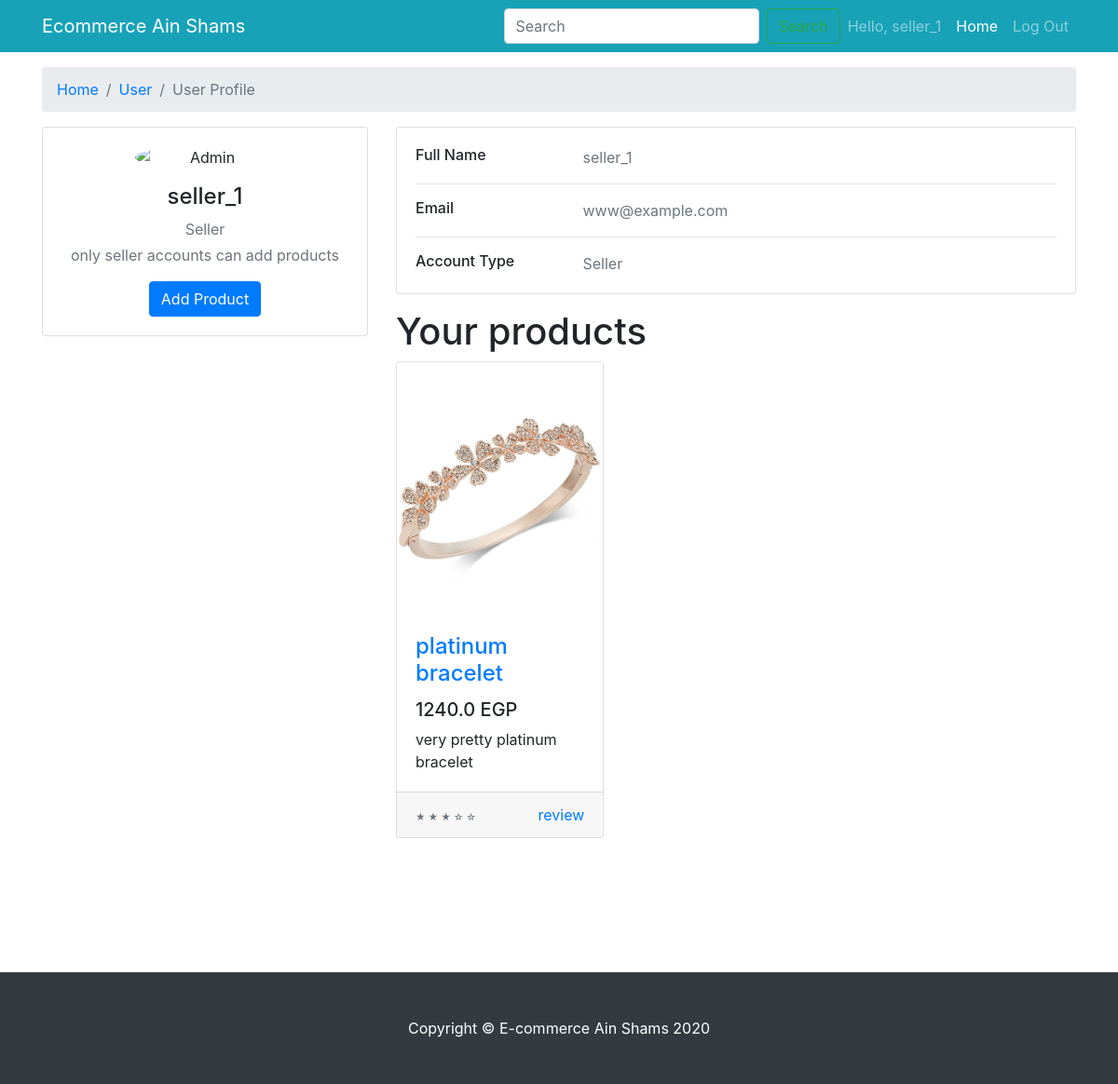
Screenshot of /profile (signed in) with the database file from the repository.
### home/models.py (models this page shows, shortened)
class Product (models.Model):
    CATEGORY=(
        ('clothes','clothes'),
        ('shoes','shoes'),
        ('watches','watches'),
        ('laptops','laptops'),
        ('mobile phones','mobile phones'),
        ('headphones/headsets','headphones/headsets'),
        ('perfumes/deodrants','perfumes/deodrants'),
        ('accessories','accessories'),
        ('kid toys','kid toys'),
    )
    name = models.CharField(max_length=200,null=True)
    slug = models.SlugField(unique=True)
    description = models.TextField()
    price = models.FloatField()
    image = models.ImageField(null=True,blank=True)
    category = models.CharField(max_length=64,choices=CATEGORY,null=True)
    seller = models.ForeignKey(User, related_name='seller',null=True,on_delete=models.CASCADE)
    amount = models.IntegerField(null=True,blank=True)
    class Meta:
        unique_together = ('name','slug')
    def get_rating(self):
        total = sum(int(review['stars']) for review in self.reviews.values())
        if self.reviews.count() > 0:
            return total / self.reviews.count()
        else:
            return 0

### home/views.py (the view)
# urls.py: path('profile',views.user_profile, name = 'profile'),
def user_profile(request):
    seller_products = Product.objects.filter(seller=request.user)
    context = {
        'items' : seller_products
    }
    return render(request, 'profile/profile.html', context)

### home/templates/profile/profile.html (shortened to what this page needs)
{% extends 'home/template.html' %}
{% load static %}
{%block content%}
<br><br><br>
<div class="container">
    <div class="main-body">
          <nav aria-label="breadcrumb" class="main-breadcrumb">
            <ol class="breadcrumb">
              <li class="breadcrumb-item"><a href="{% url 'home' %}">Home</a></li>
              <li class="breadcrumb-item"><a href="javascript:void(0)">User</a></li>
              <li class="breadcrumb-item active" aria-current="page">User Profile</li>
            </ol>
          </nav>
          <div class="row gutters-sm">
            <div class="col-md-4 mb-3">
              <div class="card">
                <div class="card-body">
                  <div class="d-flex flex-column align-items-center text-center">
                    <img src="https://bootdey.com/img/Content/avatar/avatar7.png" alt="Admin" class="rounded-circle" width="150">
                    <div class="mt-3">
                      <h4>{{ request.user.username }}</h4>
                      <p class="text-secondary mb-1">
                        {% if request.user.is_staff %}
                        Seller
                        {% endif %}
                        </p>
                      <p class="text-muted font-size-sm">only seller accounts can add products</p>
                    </div>
                  </div>
                  {% if request.user.is_staff %}
                  <div class="d-flex flex-column align-items-center text-center"><button type="button" class="btn btn-primary" data-toggle="modal" data-target="#exampleModal" >Add Product</button></div>
                  {% endif %}
                </div>
              </div>
            </div>
            <div class="col-md-8">
              <div class="card mb-3">
                <div class="card-body">
                  <div class="row">
                    <div class="col-sm-3">
                      <h6 class="mb-0">Full Name</h6>
                    </div>
                    <div class="col-sm-9 text-secondary">
                        {{ request.user.username }}
                    </div>
                  </div>
                  <hr>
                  <div class="row">
                    <div class="col-sm-3">
                      <h6 class="mb-0">Email</h6>
                    </div>
                    <div class="col-sm-9 text-secondary">
                        {{ request.user.email }}
                    </div>
                  </div>
                  <hr>
                  <div class="row">
                    <div class="col-sm-3">
                      <h6 class="mb-0">Account Type</h6>
                    </div>
                    <div class="col-sm-9 text-secondary">
                        {% if request.user.is_staff %}
                        Seller
                        {% endif %}
                    </div>
                  </div>
                </div>
              </div>
              {% if request.user.is_staff %}
              <h1>Your products</h1>
              {% endif %}
              <div class="row">
                {% for item in items %}
                <div class="col-lg-4 col-md-6 mb-4">
                  <div class="card h-100">
                    <a href="{% url 'product_detail' item.slug %}"><img class="card-img-top" src="{% static 'images/'%}{{item.image}} " alt=""></a>
                    <div class="card-body">
                      <h4 class="card-title">
                        <a href="{% url 'product_detail' item.slug %}">{{item.name}}</a>
                      </h4>
                      <h5>{{item.price}} EGP</h5>
                      <p class="card-text">{{item.description}}</p>
                    </div>
                    <div class="card-footer">
                      <small class="text-muted">
                        {%if item.get_rating >= 1 and  item.get_rating < 2 %}
                        <small class="text-muted">&#9733; &#9734; &#9734; &#9734; &#9734;</small>
                        {%elif item.get_rating >= 2 and  item.get_rating < 3 %}
                        <small class="text-muted">&#9733; &#9733; &#9734; &#9734; &#9734;</small>
                        {%elif item.get_rating >= 3 and  item.get_rating < 4 %}
                        <small class="text-muted">&#9733; &#9733; &#9733; &#9734; &#9734;</small>
                        {%elif item.get_rating >= 4 and  item.get_rating < 5 %}
                        <small class="text-muted">&#9733; &#9733; &#9733; &#9733; &#9734;</small>
                        {%elif item.get_rating == 5 %}
                        <small class="text-muted">&#9733; &#9733; &#9733; &#9733; &#9733;</small>
                        {% else %}
                        <small class="text-muted">&#9734; &#9734; &#9734; &#9734; &#9734;</small>
                        {% endif %}
                      </small>
                      <div class="float-right">
                        <a href="{% url 'product_detail' item.slug %}">review</a>
                      </div>
                    </div>
                  </div>
                </div>
                {%endfor%}
              </div>
            </div>
          </div>
        </div>
    </div>
    <br>
    <br>
    <br>
    <br>
    <br>
{%endblock content%}

### home/templates/home/template.html (shortened to what this page needs)
{% load static %}
<!DOCTYPE html>
<html lang="en">
<head>
  <link href= "{% static 'home/vendor/bootstrap/css/bootstrap.min.css'  %}" rel="stylesheet">
</head>
<body style="background-image: url('https://inspirationhut.net/wp-content/uploads/2013/05/201.png');">
  <nav class="navbar navbar-expand-lg navbar-dark bg-info fixed-top">
    <div class="container">
      <a class="navbar-brand" href="{% url 'home'%}">Ecommerce Ain Shams</a>
      <div class="collapse navbar-collapse" id="navbarResponsive">
        <ul class="navbar-nav ml-auto">
          <form class="form-inline my-2 my-lg-0" action='/search/'>
            <input class="form-control mr-sm-2" type="search" name='q' placeholder="Search" aria-label="Search">
            <button class="btn btn-outline-success my-2 my-sm-0" type="submit">Search</button>
          </form>
          {% if request.user.is_authenticated %}
            <li class="nav-item">
              <a class="nav-link" href="{% url 'profile' %}">Hello, {{ request.user }}</a>
            </li>
          {% endif %}
          <li class="nav-item active">
            <a class="nav-link" href="{% url 'home'%}">Home
            </a>
          </li>
          {% if request.user.is_authenticated %}
            <li class="nav-item">
              <a class="nav-link" href="{% url 'logout'%}">Log Out</a>
            </li>
          {% endif %}
        </ul>
      </div>
    </div>
  </nav>
  {% block content %}
  {% endblock content %}
    <footer class="py-5 bg-dark">
        <div class="container">
          <p class="m-0 text-center text-white">Copyright &copy; E-commerce Ain Shams 2020</p>
        </div>
      </footer>
    </body>
    </html>

### rows the page displays
Product: image (picture), name "platinum bracelet", price "1240.0", description "very pretty platinum bracelet"

### other values shown
{{ request.user }} "seller_1"
{{ request.user.username }} "seller_1"
{{ request.user.email }} "www@example.com"
